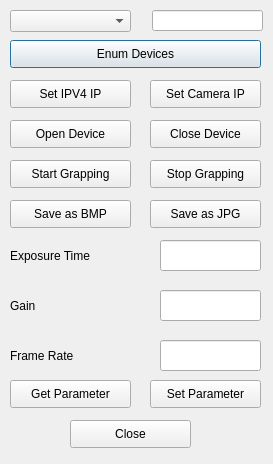
<?xml version="1.0" encoding="UTF-8"?>
<ui version="4.0">
 <class>Dialog</class>
 <widget class="QDialog" name="Dialog">
  <property name="geometry">
   <rect>
    <x>0</x>
    <y>0</y>
    <width>273</width>
    <height>464</height>
   </rect>
  </property>
  <property name="windowTitle">
   <string>Dialog</string>
  </property>
  <widget class="QComboBox" name="comboBox_enum_devices">
   <property name="geometry">
    <rect>
     <x>10</x>
     <y>10</y>
     <width>121</width>
     <height>22</height>
    </rect>
   </property>
  </widget>
  <widget class="QLineEdit" name="lineEdit_num_of_deices">
   <property name="geometry">
    <rect>
     <x>152</x>
     <y>10</y>
     <width>111</width>
     <height>21</height>
    </rect>
   </property>
  </widget>
  <widget class="QPushButton" name="pushButton_show_devices">
   <property name="geometry">
    <rect>
     <x>10</x>
     <y>40</y>
     <width>251</width>
     <height>28</height>
    </rect>
   </property>
   <property name="text">
    <string>Enum Devices</string>
   </property>
  </widget>
  <widget class="QLabel" name="label_exposeur_time">
   <property name="geometry">
    <rect>
     <x>10</x>
     <y>240</y>
     <width>141</width>
     <height>31</height>
    </rect>
   </property>
   <property name="styleSheet">
    <string notr="true">font: 75 14pt &quot;Times New Roman&quot;;</string>
   </property>
   <property name="text">
    <string>Exposure Time</string>
   </property>
  </widget>
  <widget class="QLineEdit" name="lineEdit_exposeur_time">
   <property name="geometry">
    <rect>
     <x>160</x>
     <y>240</y>
     <width>101</width>
     <height>31</height>
    </rect>
   </property>
  </widget>
  <widget class="QLabel" name="label_gain">
   <property name="geometry">
    <rect>
     <x>10</x>
     <y>290</y>
     <width>141</width>
     <height>31</height>
    </rect>
   </property>
   <property name="styleSheet">
    <string notr="true">font: 75 14pt &quot;Times New Roman&quot;;</string>
   </property>
   <property name="text">
    <string>Gain</string>
   </property>
  </widget>
  <widget class="QLineEdit" name="lineEdit_gain">
   <property name="geometry">
    <rect>
     <x>160</x>
     <y>290</y>
     <width>101</width>
     <height>31</height>
    </rect>
   </property>
  </widget>
  <widget class="QLabel" name="label_frame_rate">
   <property name="geometry">
    <rect>
     <x>10</x>
     <y>340</y>
     <width>141</width>
     <height>31</height>
    </rect>
   </property>
   <property name="styleSheet">
    <string notr="true">font: 75 14pt &quot;Times New Roman&quot;;</string>
   </property>
   <property name="text">
    <string>Frame Rate</string>
   </property>
  </widget>
  <widget class="QLineEdit" name="lineEdit_frame_rate">
   <property name="geometry">
    <rect>
     <x>160</x>
     <y>340</y>
     <width>101</width>
     <height>31</height>
    </rect>
   </property>
  </widget>
  <widget class="QPushButton" name="pushButton_get_parameter">
   <property name="geometry">
    <rect>
     <x>10</x>
     <y>380</y>
     <width>121</width>
     <height>28</height>
    </rect>
   </property>
   <property name="text">
    <string>Get Parameter</string>
   </property>
  </widget>
  <widget class="QPushButton" name="pushButton_set_parameter">
   <property name="geometry">
    <rect>
     <x>150</x>
     <y>380</y>
     <width>111</width>
     <height>28</height>
    </rect>
   </property>
   <property name="text">
    <string>Set Parameter</string>
   </property>
  </widget>
  <widget class="QPushButton" name="pushButton_open_device">
   <property name="geometry">
    <rect>
     <x>10</x>
     <y>120</y>
     <width>121</width>
     <height>28</height>
    </rect>
   </property>
   <property name="text">
    <string>Open Device</string>
   </property>
  </widget>
  <widget class="QPushButton" name="pushButton_close_device">
   <property name="geometry">
    <rect>
     <x>150</x>
     <y>120</y>
     <width>111</width>
     <height>28</height>
    </rect>
   </property>
   <property name="text">
    <string>Close Device</string>
   </property>
  </widget>
  <widget class="QPushButton" name="pushButton_start_grap">
   <property name="geometry">
    <rect>
     <x>10</x>
     <y>160</y>
     <width>121</width>
     <height>28</height>
    </rect>
   </property>
   <property name="text">
    <string>Start Grapping</string>
   </property>
  </widget>
  <widget class="QPushButton" name="pushButton_stop_grap">
   <property name="geometry">
    <rect>
     <x>150</x>
     <y>160</y>
     <width>111</width>
     <height>28</height>
    </rect>
   </property>
   <property name="text">
    <string>Stop Grapping</string>
   </property>
  </widget>
  <widget class="QPushButton" name="pushButton_save_jpg">
   <property name="geometry">
    <rect>
     <x>150</x>
     <y>200</y>
     <width>111</width>
     <height>28</height>
    </rect>
   </property>
   <property name="text">
    <string>Save as JPG</string>
   </property>
  </widget>
  <widget class="QPushButton" name="pushButton_save_bmp">
   <property name="geometry">
    <rect>
     <x>10</x>
     <y>200</y>
     <width>121</width>
     <height>28</height>
    </rect>
   </property>
   <property name="text">
    <string>Save as BMP</string>
   </property>
  </widget>
  <widget class="QPushButton" name="pushButton_close">
   <property name="geometry">
    <rect>
     <x>70</x>
     <y>420</y>
     <width>121</width>
     <height>28</height>
    </rect>
   </property>
   <property name="text">
    <string>Close</string>
   </property>
  </widget>
  <widget class="QPushButton" name="pushButton_set_IPV4_IP">
   <property name="geometry">
    <rect>
     <x>10</x>
     <y>80</y>
     <width>121</width>
     <height>28</height>
    </rect>
   </property>
   <property name="text">
    <string>Set IPV4 IP</string>
   </property>
  </widget>
  <widget class="QPushButton" name="pushButton_set_camera_IP">
   <property name="geometry">
    <rect>
     <x>150</x>
     <y>80</y>
     <width>111</width>
     <height>28</height>
    </rect>
   </property>
   <property name="text">
    <string>Set Camera IP</string>
   </property>
  </widget>
 </widget>
 <resources/>
 <connections/>
</ui>
